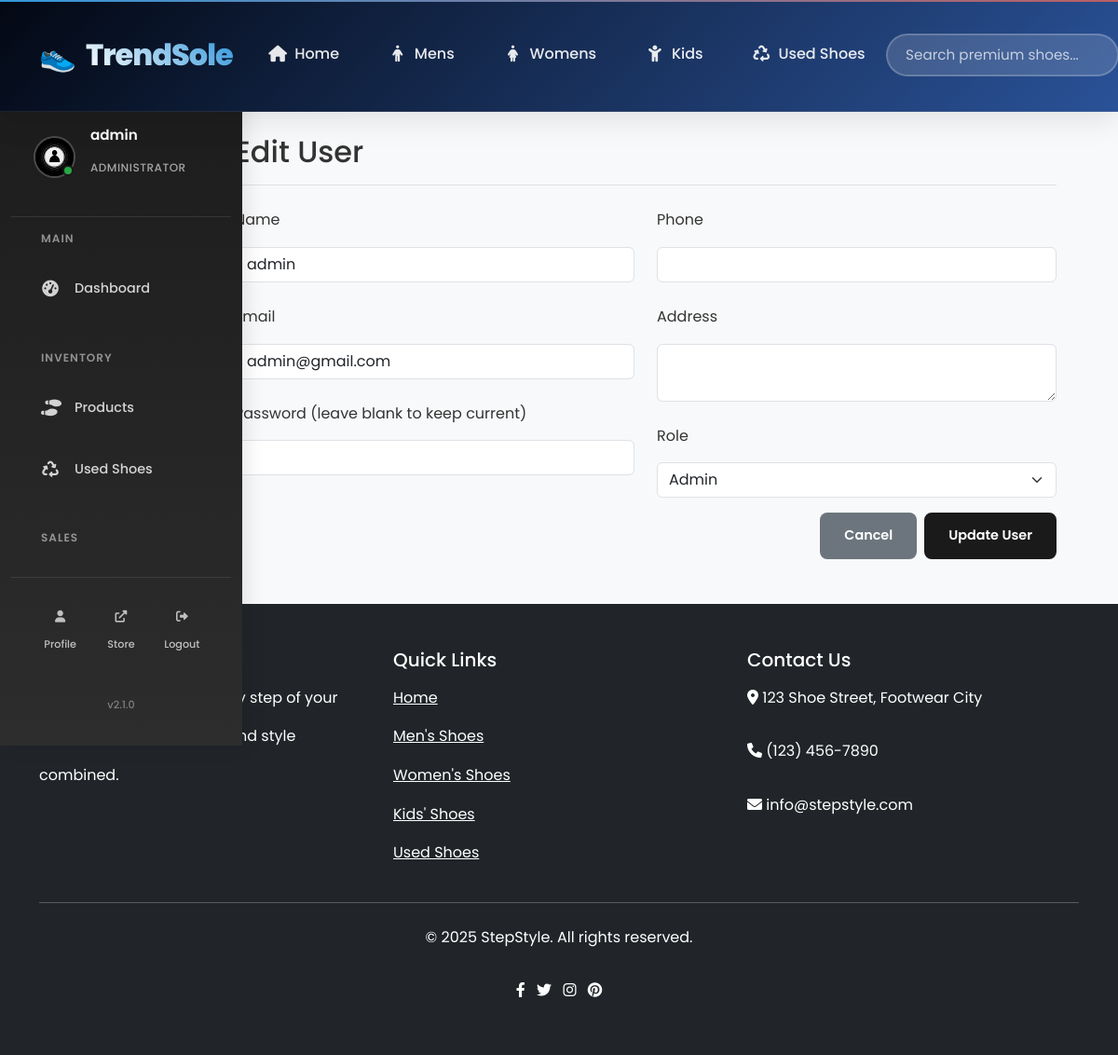
The page /shoe_store/admin/users/edit.php?id=6 (signed in) on the database its author committed.
### tables this page shows
CREATE TABLE `users` (
  `id` int(11) NOT NULL,
  `name` varchar(100) NOT NULL,
  `email` varchar(100) NOT NULL,
  `password` varchar(255) NOT NULL,
  `phone` varchar(20) DEFAULT NULL,
  `address` text DEFAULT NULL,
  `role` enum('admin','customer') DEFAULT 'customer',
  `created_at` timestamp NOT NULL DEFAULT current_timestamp()
);

### shoe_store/admin/users/edit.php (the view, shortened to what this page needs)
<?php
require_once '../../includes/header.php';
$user_id = (int)$_GET['id'];
$errors = [];
$stmt = $conn->prepare("SELECT * FROM users WHERE id = ?");
$stmt->bind_param("i", $user_id);
$stmt->execute();
$user = $stmt->get_result()->fetch_assoc();
?>
<div class="container-fluid">
    <div class="row">
        <?php include '../includes/sidebar.php'; ?>
        <main class="col-md-9 ms-sm-auto col-lg-10 px-md-4">
            <div class="d-flex justify-content-between flex-wrap flex-md-nowrap align-items-center pt-3 pb-2 mb-3 border-bottom">
                <h1 class="h2">Edit User</h1>
            </div>
            <form method="POST">
                <div class="row">
                    <div class="col-md-6">
                        <div class="mb-3">
                            <label class="form-label">Name</label>
                            <input type="text" class="form-control <?= isset($errors['name']) ? 'is-invalid' : '' ?>"
                                   name="name" value="<?= htmlspecialchars($_POST['name'] ?? $user['name']) ?>" required>
                        </div>
                        <div class="mb-3">
                            <label class="form-label">Email</label>
                            <input type="email" class="form-control <?= isset($errors['email']) ? 'is-invalid' : '' ?>"
                                   name="email" value="<?= htmlspecialchars($_POST['email'] ?? $user['email']) ?>" required>
                        </div>
                        <div class="mb-3">
                            <label class="form-label">Password (leave blank to keep current)</label>
                            <input type="password" class="form-control <?= isset($errors['password']) ? 'is-invalid' : '' ?>"
                                   name="password">
                        </div>
                    </div>
                    <div class="col-md-6">
                        <div class="mb-3">
                            <label class="form-label">Phone</label>
                            <input type="text" class="form-control" name="phone"
                                   value="<?= htmlspecialchars($_POST['phone'] ?? $user['phone']) ?>">
                        </div>
                        <div class="mb-3">
                            <label class="form-label">Address</label>
                            <textarea class="form-control" name="address"><?= htmlspecialchars($_POST['address'] ?? $user['address']) ?></textarea>
                        </div>
                        <div class="mb-3">
                            <label class="form-label">Role</label>
                            <select class="form-select" name="role" required>
                                <option value="admin" <?= ($_POST['role'] ?? $user['role']) == 'admin' ? 'selected' : '' ?>>Admin</option>
                            </select>
                        </div>
                    </div>
                </div>
                <div class="d-grid gap-2 d-md-flex justify-content-md-end">
                    <a href="manage.php" class="btn btn-secondary">Cancel</a>
                    <button type="submit" class="btn btn-primary">Update User</button>
                </div>
            </form>
        </main>
    </div>
</div>
<?php require_once '../../includes/footer.php'; ?>

### shoe_store/assets/css/style.css (style rules this page uses)
:root { --primary-color: #1a1a1a; --secondary-color: #f8f9fa; --accent-color: #007bff; --text-primary: #2c3e50; --text-secondary: #6c757d; --border-color: #e9ecef; --shadow-light: 0 2px 10px rgba(0, 0, 0, 0.1); --shadow-medium: 0 4px 20px rgba(0, 0, 0, 0.15); --shadow-heavy: 0 8px 30px rgba(0, 0, 0, 0.2); --transition: all 0.3s ease; }
body { font-family: "Inter", "Segoe UI", Tahoma, Geneva, Verdana, sans-serif; background-color: #ffffff; color: var(--text-primary); line-height: 1.6; }
.btn { border-radius: 50px; font-weight: 600; transition: var(--transition); border: 2px solid transparent; }

### shoe_store/assets/css/adminstyle.css (style rules this page uses)
.btn { padding: 0.75rem 1.5rem; border-radius: 0.5rem; font-weight: 600; font-size: 0.9rem; border: 2px solid transparent; cursor: pointer; transition: all 0.3s ease; text-decoration: none; display: inline-flex; align-items: center; gap: 0.5rem; }
.btn-primary { background-color: #1a1a1a; color: white; border-color: #1a1a1a; }

### shoe_store/includes/header.php (style rules this page uses)
:root { --primary-color: #2c3e50; --accent-color: #e74c3c; --success-color: #27ae60; --warning-color: #f39c12; --dark-color: #1a252f; --light-color: #ecf0f1; --gradient-primary: linear-gradient(135deg, #667eea 0%, #764ba2 100%); --gradient-secondary: linear-gradient(135deg, #f093fb 0%, #f5576c 100%); --shadow-light: 0 2px 10px rgba(0,0,0,0.1); --shadow-medium: 0 5px 25px rgba(0,0,0,0.15); --shadow-heavy: 0 10px 40px rgba(0,0,0,0.2); --border-radius: 12px; --transition: all 0.3s cubic-bezier(0.4, 0, 0.2, 1); }
* { margin: 0; padding: 0; box-sizing: border-box; }
body { font-family: 'Poppins', sans-serif; line-height: 2.6; color: #333; background-color: #f8f9fa; }
html { scroll-behavior: smooth; }

### rows shown on the page
users: name "admin", email "admin@gmail.com", role "Admin"

### other values the page prints
$_SESSION['user_name'] "admin"
